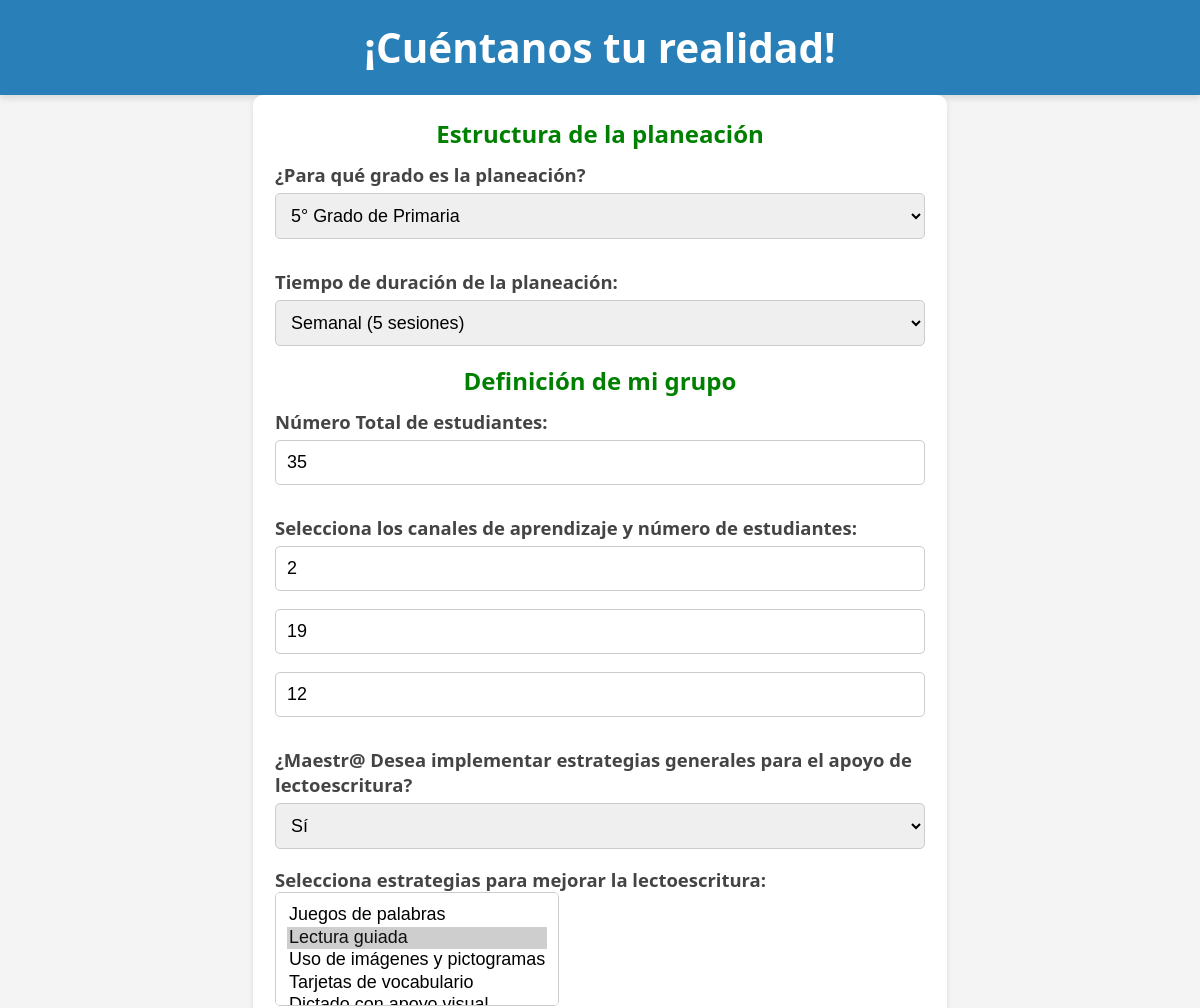
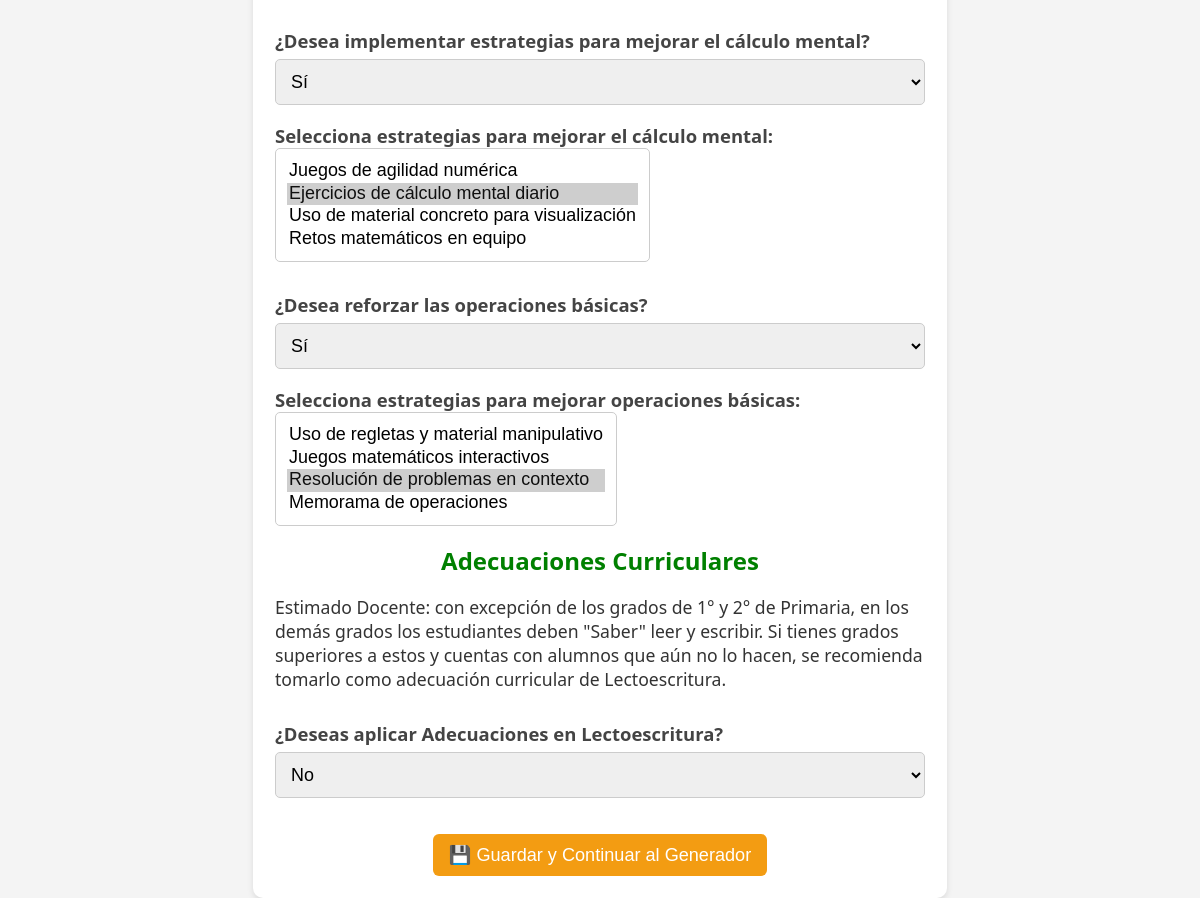
The app's page /preguntas.php (signed in) with its own data (2 pictures, top to bottom).
### tables this page shows
CREATE TABLE `grupos` (
  `id` int NOT NULL AUTO_INCREMENT,
  `usuario_id` int NOT NULL,
  `grado_planeacion` varchar(50) DEFAULT NULL,
  `duracion_planeacion` varchar(20) DEFAULT NULL,
  `numero_total_estudiantes` int DEFAULT NULL,
  `auditivos` int DEFAULT NULL,
  `visuales` int DEFAULT NULL,
  `kinestesicos` int DEFAULT NULL,
  `refuerzo_lecto_general` varchar(5) DEFAULT NULL,
  `estrategias_lecto_general` text,
  `refuerzo_calculo` varchar(5) DEFAULT NULL,
  `estrategias_calculo` text,
  `refuerzo_operaciones` varchar(5) DEFAULT NULL,
  `estrategias_operaciones` text,
  `tiene_no_lectoescritura` varchar(5) DEFAULT NULL,
  `numero_alumnos_lectoescritura` int DEFAULT NULL,
  `refuerzo_lecto_adecuacion` varchar(5) DEFAULT NULL,
  `estrategias_lecto_adecuacion` text,
  PRIMARY KEY (`id`),
  UNIQUE KEY `usuario_id` (`usuario_id`)
);

### html/preguntas.php (the view, shortened to what this page needs)
<?php
include 'conexion.php';
$usuario_id = $_SESSION['usuario_id'];
$grupo = [];
$stmt = $conexion->prepare("SELECT * FROM grupos WHERE usuario_id = ?");
$stmt->bind_param("i", $usuario_id);
$stmt->execute();
$resultado = $stmt->get_result();
if ($resultado->num_rows > 0) {
    $grupo = $resultado->fetch_assoc();
}
function is_selected($valor, $valores_guardados) {
    if (is_string($valores_guardados)) {
        $array_guardado = explode(', ', $valores_guardados);
        return in_array($valor, $array_guardado) ? 'selected' : '';
    }
    return '';
}
?>
<!DOCTYPE html>
<html lang="es">
<head>
    <link rel="stylesheet" href="styles.css">
</head>
<body>
    <header>
        <h1>¡Cuéntanos tu realidad!</h1>
    </header>
    <form id="registroDocente" action="guardar_grupo.php" method="POST">
        <div style="text-align: center;">
            <label style="font-size: 24px; color: green;">Estructura de la planeación</label>
        </div>
        <label>¿Para qué grado es la planeación?</label>
        <select name="grado_planeacion" id="grado_planeacion" required>
            <option value="5° Grado de Primaria" <?php echo (($grupo['grado_planeacion'] ?? '') == '5° Grado de Primaria') ? 'selected' : ''; ?>>5° Grado de Primaria</option>
        </select>
        <label>Tiempo de duración de la planeación:</label>
        <select name="duracion_planeacion" required>
            <option value="Semanal" <?php echo (($grupo['duracion_planeacion'] ?? '') == 'Semanal') ? 'selected' : ''; ?>>Semanal (5 sesiones)</option>
        </select>
        <div style="text-align: center;">
            <label style="font-size: 24px; color: green;">Definición de mi grupo</label>
        </div>
        <label>Número Total de estudiantes:</label>
        <input type="number" name="numero_total_estudiantes" min="1" value="<?php echo htmlspecialchars($grupo['numero_total_estudiantes'] ?? ''); ?>" required>
        <label>Selecciona los canales de aprendizaje y número de estudiantes:</label>
        <input type="number" name="auditivos" placeholder="Auditivos" min="0" value="<?php echo htmlspecialchars($grupo['auditivos'] ?? ''); ?>" required>
        <input type="number" name="visuales" placeholder="Visuales" min="0" value="<?php echo htmlspecialchars($grupo['visuales'] ?? ''); ?>" required>
        <input type="number" name="kinestesicos" placeholder="Kinestésicos" min="0" value="<?php echo htmlspecialchars($grupo['kinestesicos'] ?? ''); ?>" required>
        <label>¿Maestr@ Desea implementar estrategias generales para el apoyo de lectoescritura?</label>
        <select name="refuerzo_lecto_general" id="refuerzo_lecto_general" onchange="mostrarOcultarDiv('refuerzo_lecto_general', 'estrategias_lecto_general_div')">
            <option value="Sí" <?php echo (($grupo['refuerzo_lecto_general'] ?? '') == 'Sí') ? 'selected' : ''; ?>>Sí</option>
        </select>
        <div id="estrategias_lecto_general_div" style="display: <?php echo (($grupo['refuerzo_lecto_general'] ?? '') == 'Sí') ? 'block' : 'none'; ?>">
            <label>Selecciona estrategias para mejorar la lectoescritura:</label>
            <select name="estrategias_lecto_general[]" multiple>
                <option value="Juegos de palabras" <?php echo is_selected('Juegos de palabras', $grupo['estrategias_lecto_general'] ?? ''); ?>>Juegos de palabras</option>
                <option value="Lectura guiada" <?php echo is_selected('Lectura guiada', $grupo['estrategias_lecto_general'] ?? ''); ?>>Lectura guiada</option>
                <option value="Uso de imágenes y pictogramas" <?php echo is_selected('Uso de imágenes y pictogramas', $grupo['estrategias_lecto_general'] ?? ''); ?>>Uso de imágenes y pictogramas</option>
                <option value="Tarjetas de vocabulario" <?php echo is_selected('Tarjetas de vocabulario', $grupo['estrategias_lecto_general'] ?? ''); ?>>Tarjetas de vocabulario</option>
                <option value="Dictado con apoyo visual" <?php echo is_selected('Dictado con apoyo visual', $grupo['estrategias_lecto_general'] ?? ''); ?>>Dictado con apoyo visual</option>
            </select>
        </div>
        <label>¿Desea implementar estrategias para mejorar el cálculo mental?</label>
        <select name="refuerzo_calculo" id="refuerzo_calculo" onchange="mostrarOcultarDiv('refuerzo_calculo', 'estrategias_calculo_div')">
            <option value="Sí" <?php echo (($grupo['refuerzo_calculo'] ?? '') == 'Sí') ? 'selected' : ''; ?>>Sí</option>
        </select>
        <div id="estrategias_calculo_div" style="display: <?php echo (($grupo['refuerzo_calculo'] ?? '') == 'Sí') ? 'block' : 'none'; ?>">
            <label>Selecciona estrategias para mejorar el cálculo mental:</label>
            <select name="estrategias_calculo[]" multiple>
                <option value="Juegos de agilidad numérica" <?php echo is_selected('Juegos de agilidad numérica', $grupo['estrategias_calculo'] ?? ''); ?>>Juegos de agilidad numérica</option>
                <option value="Ejercicios de cálculo mental diario" <?php echo is_selected('Ejercicios de cálculo mental diario', $grupo['estrategias_calculo'] ?? ''); ?>>Ejercicios de cálculo mental diario</option>
                <option value="Uso de material concreto para visualización" <?php echo is_selected('Uso de material concreto para visualización', $grupo['estrategias_calculo'] ?? ''); ?>>Uso de material concreto para visualización</option>
                <option value="Retos matemáticos en equipo" <?php echo is_selected('Retos matemáticos en equipo', $grupo['estrategias_calculo'] ?? ''); ?>>Retos matemáticos en equipo</option>
            </select>
        </div>
        <label>¿Desea reforzar las operaciones básicas?</label>
        <select name="refuerzo_operaciones" id="refuerzo_operaciones" onchange="mostrarOcultarDiv('refuerzo_operaciones', 'estrategias_operaciones_div')">
            <option value="Sí" <?php echo (($grupo['refuerzo_operaciones'] ?? '') == 'Sí') ? 'selected' : ''; ?>>Sí</option>
        </select>
        <div id="estrategias_operaciones_div" style="display: <?php echo (($grupo['refuerzo_operaciones'] ?? '') == 'Sí') ? 'block' : 'none'; ?>">
            <label>Selecciona estrategias para mejorar operaciones básicas:</label>
            <select name="estrategias_operaciones[]" multiple>
                <option value="Uso de regletas y material manipulativo" <?php echo is_selected('Uso de regletas y material manipulativo', $grupo['estrategias_operaciones'] ?? ''); ?>>Uso de regletas y material manipulativo</option>
                <option value="Juegos matemáticos interactivos" <?php echo is_selected('Juegos matemáticos interactivos', $grupo['estrategias_operaciones'] ?? ''); ?>>Juegos matemáticos interactivos</option>
                <option value="Resolución de problemas en contexto" <?php echo is_selected('Resolución de problemas en contexto', $grupo['estrategias_operaciones'] ?? ''); ?>>Resolución de problemas en contexto</option>
                <option value="Memorama de operaciones" <?php echo is_selected('Memorama de operaciones', $grupo['estrategias_operaciones'] ?? ''); ?>>Memorama de operaciones</option>
            </select>
        </div>
        <div style="text-align: center;">
            <label style="font-size: 24px; color: green;">Adecuaciones Curriculares</label>
        </div>
        <p>Estimado Docente: con excepción de los grados de 1° y 2° de Primaria, en los demás grados los estudiantes deben "Saber" leer y escribir. Si tienes grados superiores a estos y cuentas con alumnos que aún no lo hacen, se recomienda tomarlo como adecuación curricular de Lectoescritura.</p>
        <label>¿Deseas aplicar Adecuaciones en Lectoescritura?</label>
        <select name="tiene_no_lectoescritura" id="tiene_no_lectoescritura" onchange="mostrarSeccionAdecuacionLecto()" required>
            <option value="No" <?php echo (($grupo['tiene_no_lectoescritura'] ?? '') == 'No') ? 'selected' : ''; ?>>No</option>
        </select>
        <div class="botones">
            <button type="submit">💾 Guardar y Continuar al Generador</button>
        </div>
    </form>
</body>
</html>

### html/styles.css (style rules this page uses)
:root { --color-primario: #2980b9; --color-secundario: #82e0aa; --color-acento: #f39c12; --color-acento-hover: #e67e22; --color-boton: #007bff; --color-boton-hover: #0056b3; --color-tooltip-bg: #333; --color-tooltip-text: #fff; --color-neutral-claro: #f4f4f4; --color-neutral-oscuro: #ecf0f1; --fuente-principal: 'Segoe UI', Tahoma, Geneva, Verdana, sans-serif; --fuente-secundaria: Arial, sans-serif; }
body { font-family: var(--fuente-principal); background-color: var(--color-neutral-claro); margin: 0; padding: 0; display: flex; flex-direction: column; min-height: 100vh; color: #333; font-size: 1.1em; }
header { background-color: var(--color-primario); color: white; text-align: center; padding: 20px 0; box-shadow: 0 4px 6px rgba(0, 0, 0, 0.1); display: flex; flex-direction: column; align-items: center; }
header h1 { margin: 0; font-size: 2.3em; font-weight: 600; order: 1; }
form { display: flex; flex-direction: column; width: 95%; max-width: 650px; margin: 0 auto; padding: 22px; background-color: white; border-radius: 10px; box-shadow: 0 3px 6px rgba(0, 0, 0, 0.1); }
form label { margin-top: 12px; margin-bottom: 6px; font-weight: bold; color: #444; font-size: 1.05em; }
form input, form select, form textarea { padding: 11px; margin-bottom: 18px; border: 1.5px solid #ccc; border-radius: 5px; font-size: 1.02em; }
form button { background-color: var(--color-acento); color: white; padding: 11px 18px; border: none; border-radius: 6px; cursor: pointer; font-size: 1.05em; transition: background-color 0.25s ease; }
.botones { display: flex; justify-content: center; gap: 15px; margin-top: 18px; }
.botones button { width: auto; padding: 10px 16px; font-size: 1.03em; }

### records on screen
grupos: grado_planeacion "5° Grado de Primaria", duracion_planeacion "Semanal (5 sesiones)", numero_total_estudiantes "35", auditivos "2", visuales "19", kinestesicos "12", refuerzo_lecto_general "Sí", refuerzo_calculo "Sí", refuerzo_operaciones "Sí", tiene_no_lectoescritura "No"
